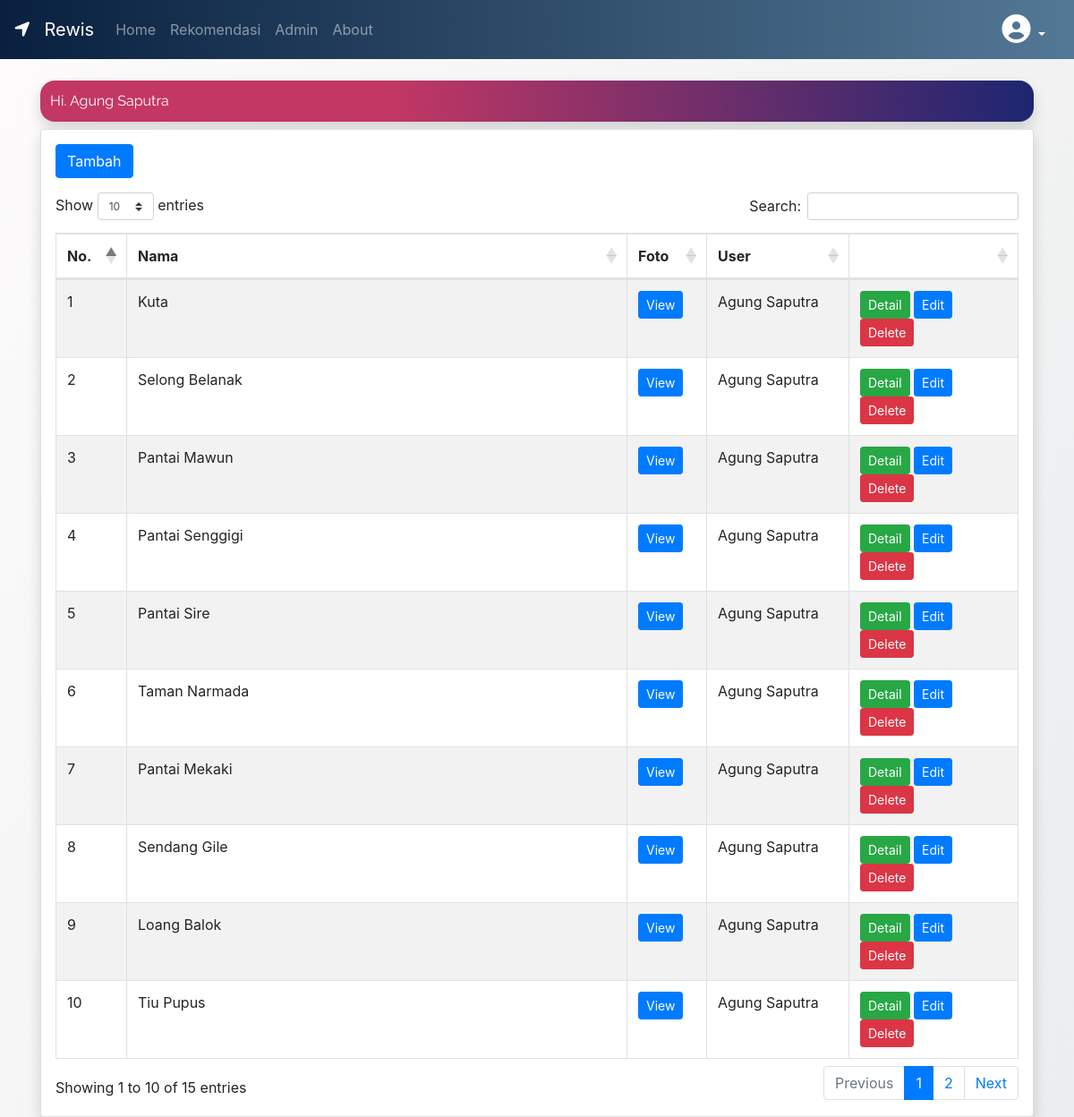
The app's page /view/admin (signed in) with its own data.
### tables this page shows
CREATE TABLE `tempat_wisata` (
  `id` int(11) NOT NULL,
  `nama_tempat` text NOT NULL,
  `kab` varchar(191) NOT NULL,
  `alamat` text NOT NULL,
  `deskripsi` text NOT NULL,
  `foto` varchar(191) NOT NULL,
  `biaya` double NOT NULL,
  `fasilitas` double NOT NULL,
  `id_user` int(11) NOT NULL
);

CREATE TABLE `user` (
  `id` int(11) NOT NULL,
  `nama` varchar(191) NOT NULL,
  `username` varchar(64) NOT NULL,
  `password` varchar(255) NOT NULL
);

### model/base/connection.php (called while the page is built)
<?php
class Connection {
    private $host = 'localhost';
    private $username = 'root';
    private $password = '';
    private $database = 'rewis';
    public function DoCon()
    {
        return mysqli_connect($this->host, $this->username, $this->password, $this->database);
    }
}

### model/base/model.php (called while the page is built, shortened)
<?php
require('connection.php');
class Model extends Connection
{
    public $table;
    public function all()
    {
        $query = "SELECT * FROM $this->table";
        return mysqli_query(parent::DoCon(), $query);
    }
    public function where($field1, $field2)
    {
        $query = "SELECT * FROM $this->table WHERE $field1='$field2'";
        return mysqli_query(parent::DoCon(), $query);
    }
}

### model/User.php (called while the page is built, shortened)
<?php
require_once('base/model.php');
class User extends Model {
    public function name($id)
    {
        $do = parent::where('id', $id);
        $result = mysqli_fetch_assoc($do);
        return $result['nama'];
    }
}

### view/admin/index.php (the view, shortened to what this page needs)
<?php include('../layouts/header.php') ?>
<div class="container mt-4">
    <div class="rectangel shadow mb-2">
        <div class="fony" style="text-align: left">
            Hi. <?= $_SESSION['login_user']?>
        </div>
    </div>
    <div class="card shadow p-3">
        <div class="row">
            <div class="col">
                <a href="CreateView.php" class="btn btn-primary btn-md mb-3 float-left">Tambah</a>
            </div>
        </div>
        <?php
        require_once('../../model/User.php');
        $user = new User;
        $tempat = new TempatWisata;
        $list = $tempat->all();
        $i = 0;
        ?>
        <table id="tabel-data" class="table table-hover table-striped table-bordered " style="width:100%">
            <thead>
                <tr>
                    <th style="width: 40px">No.</th>
                    <th>Nama</th>
                    <th style="width: 50px">Foto</th>
                    <th style="width: 120px">User</th>
                    <th style="width: 150px"></th>
                </tr>
            </thead>
            <tbody>
                <?php
                foreach ($list as $item) {
                ?>
                    <tr>
                        <td><?= ++$i ?></td>
                        <td><?= $item['nama_tempat'] ?></td>
                        <td><a class="btn btn-primary btn-sm" href="../../<?= $item['foto'] ?>">View</a></td>
                        <td><?= $user->name($item['id_user']) ?></td>
                        <td>
                            <a href="/rewis/view/detail/?id=<?= $item['id']?>" class="btn btn-sm btn-success">Detail</a>
                            <a href="EditView.php?id=<?= $item['id'] ?>" class="btn btn-primary btn-sm">Edit</a>
                            <a href="../../controller/admin/DeleteController.php?id=<?= $item['id'] ?>" class="btn btn-sm btn-danger">Delete</a>
                        </td>
                    </tr>
                <?php
                }
                ?>
            </tbody>
        </table>
    </div>
</div>
<?php include('../layouts/footer.php') ?>

### view/layouts/header.php (shortened to what this page needs)
<!DOCTYPE html>
<html lang="en">
<head>
    <link rel="stylesheet" href="/rewis/css/style.css">
    <link rel="stylesheet" href="https://stackpath.bootstrapcdn.com/bootstrap/4.4.1/css/bootstrap.min.css">
    <link rel="stylesheet" href="https://cdnjs.cloudflare.com/ajax/libs/twitter-bootstrap/4.1.3/css/bootstrap.css">
    <link rel="stylesheet" href="https://cdn.datatables.net/1.10.20/css/dataTables.bootstrap4.min.css">
</head>
<body>
    <nav class="navbar mav navbar-expand-lg navbar-dark bg-dark sticky-top">
        <a class="navbar-brand" href="/rewis"><i class="fas fa-location-arrow"></i></a>
        <a class="navbar-brand" href="/rewis">Rewis</a>
        <div class="collapse navbar-collapse" id="navbarSupportedContent">
            <ul class="navbar-nav mr-auto">
                <li class="nav-item">
                    <a class="nav-link" href="/rewis">Home</a>
                </li>
                <li class="nav-item">
                    <a class="nav-link" href="/rewis/view/rekomendasi">Rekomendasi</a>
                </li>
                <?php
                if (isset($_SESSION['login'])) {
                ?>
                    <li class="nav-item">
                        <a class="nav-link" href="/rewis/view/admin/">Admin</a>
                    </li>
                <?php
                }
                ?>
                <li class="nav-item">
                    <a class="nav-link" href="/rewis/view/about">About</a>
                </li>
            </ul>
            <?php
            if (!isset($_SESSION['login'])) {
            ?>
                <form action="/rewis/view/login/" class="form-inline my-2 my-lg-0">
                    <button class="btn btn-sm btn-outline-success my-2 my-sm-0" type="submit">Login</button>
                </form>
            <?php
            } else {
            ?>
                <div class="nav-item dropdown">
                    <a class="nav-link dropdown-toggle" href="#" id="navbarDropdown" role="button" data-toggle="dropdown" aria-haspopup="true" aria-expanded="false" style="color: white">
                        <i class="fas fa-user-circle fa-2x"></i>
                    </a>
                </div>
            <?php
            }
            ?>
        </div>
    </nav>

### view/layouts/footer.php (shortened to what this page needs)
</body>
</html>

### css/style.css (style rules this page uses)
body { background-image: linear-gradient(120deg, #fdfbfb 0%, #ebedee 100%); }
.mav { background-image: linear-gradient(to right, #09203f 0%, #537895 100%); }
.rectangel { background: rgb(195, 55, 100); background: linear-gradient(90deg, rgba(195, 55, 100, 1) 35%, rgba(29, 38, 113, 1) 100%); padding: 1%; border-radius: 16px; }
.fony { text-align: center; color: white; font-family: 'Raleway', sans-serif; }

### records on screen
tempat_wisata: nama_tempat "Kuta", id_user.nama "Agung Saputra"
tempat_wisata: nama_tempat "Selong Belanak", id_user.nama "Agung Saputra"
tempat_wisata: nama_tempat "Pantai Mawun", id_user.nama "Agung Saputra"
tempat_wisata: nama_tempat "Pantai Senggigi", id_user.nama "Agung Saputra"
tempat_wisata: nama_tempat "Pantai Sire", id_user.nama "Agung Saputra"
tempat_wisata: nama_tempat "Taman Narmada", id_user.nama "Agung Saputra"
tempat_wisata: nama_tempat "Pantai Mekaki", id_user.nama "Agung Saputra"
tempat_wisata: nama_tempat "Sendang Gile", id_user.nama "Agung Saputra"
tempat_wisata: nama_tempat "Loang Balok", id_user.nama "Agung Saputra"
tempat_wisata: nama_tempat "Tiu Pupus", id_user.nama "Agung Saputra"

### other values on screen
$_SESSION['login_user'] "Agung Saputra"
